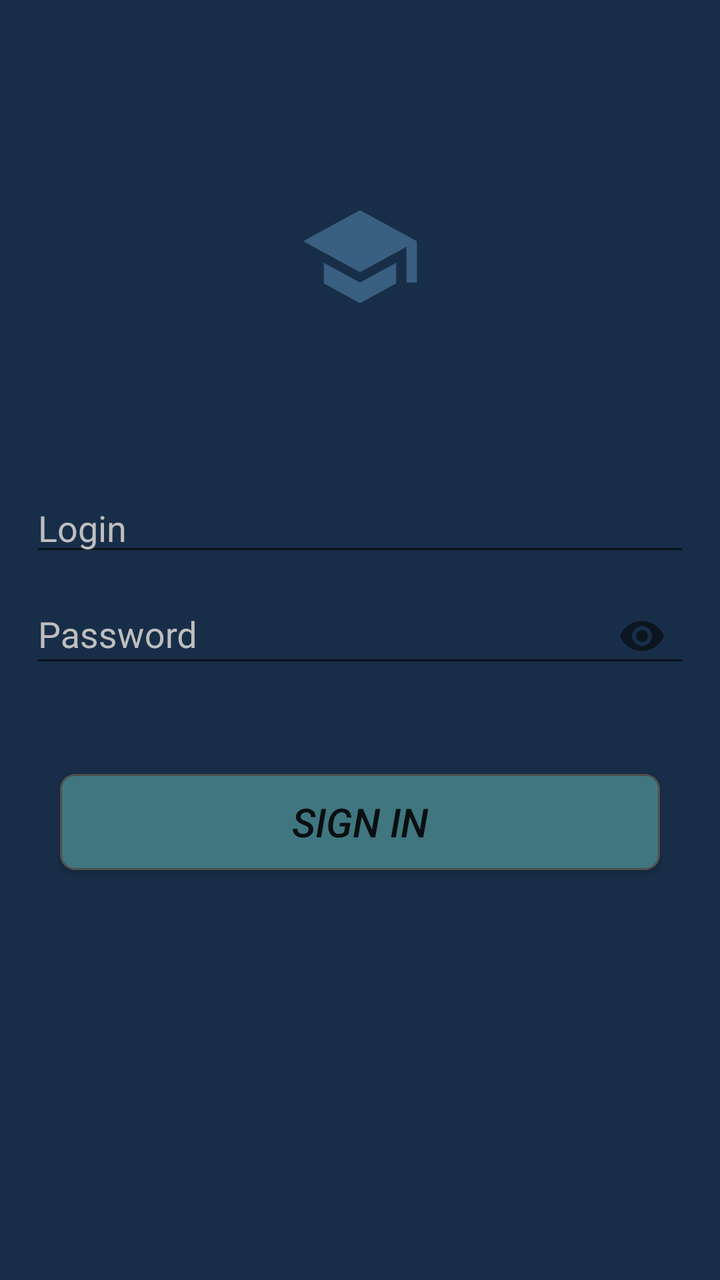
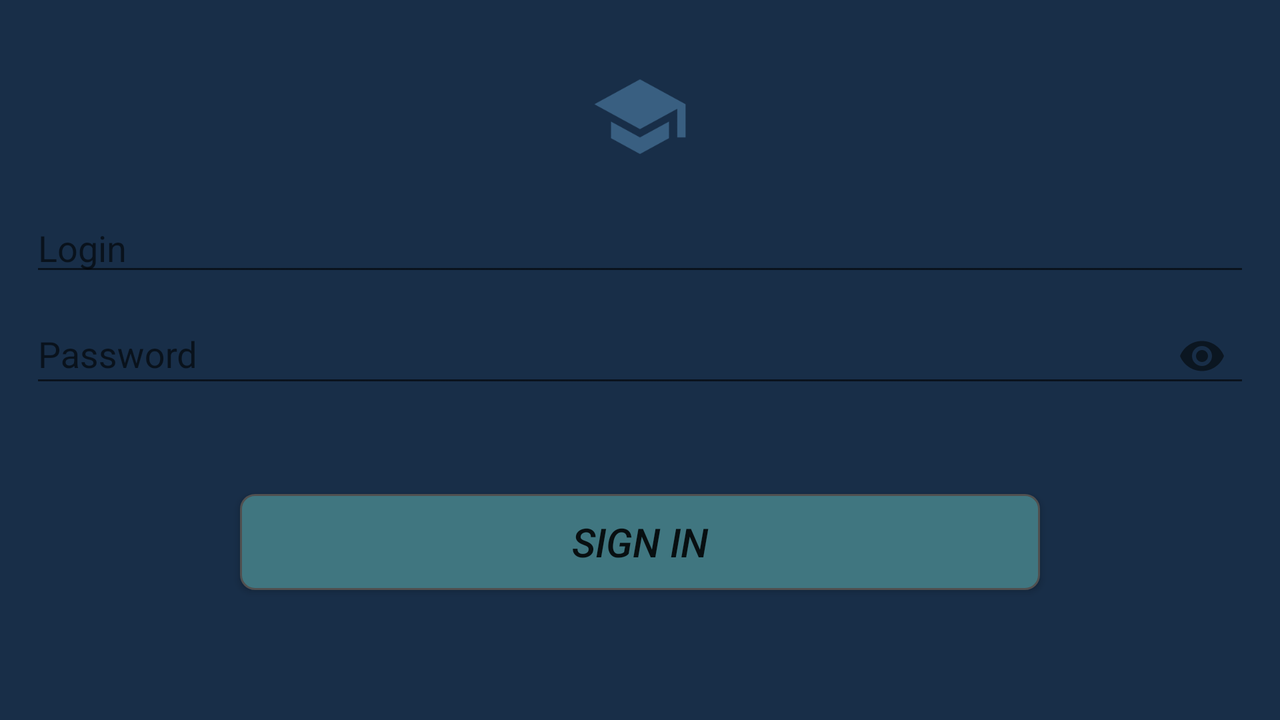

First picture: res/layout/ on a phone held upright. Second picture: the repository's own variant of that layout, on a device whose configuration matches the variant's folder. Source for both follows.
<!-- AndroidManifest.xml: application theme AppTheme -->
<!-- res/layout/activity_login_teacher.xml -->
<?xml version="1.0" encoding="utf-8"?>
<RelativeLayout
    xmlns:android="http://schemas.android.com/apk/res/android"
    android:layout_width="match_parent"
    android:layout_height="match_parent"
    xmlns:app="http://schemas.android.com/apk/res-auto"
    android:orientation="vertical"
    android:background="#182e48">

    <RelativeLayout
        android:layout_width="match_parent"
        android:layout_height="match_parent"
        android:layout_margin="@dimen/bottomMargin">

        <RelativeLayout
            android:layout_width="match_parent"
            android:layout_height="match_parent"
            android:layout_above="@+id/login">

            <ImageView
                android:id="@+id/logo"
                android:layout_width="wrap_content"
                android:layout_height="wrap_content"
                android:layout_centerInParent="true"
                android:src="@drawable/logo_drawable_advanced"
                android:contentDescription="@string/todo"/>

        </RelativeLayout>

        <EditText
            android:id="@+id/login"
            android:layout_width="match_parent"
            android:layout_height="wrap_content"
            android:layout_above="@id/passwordContainrt_LA"
            android:hint="@string/login_text"
            android:textColorHint="#bebebe"
            android:textColor="@android:color/white"
            android:inputType="text"
            android:gravity="start"/>

        <android.support.design.widget.TextInputLayout
            android:id="@+id/passwordContainrt_LA"
            android:layout_width="match_parent"
            android:layout_height="wrap_content"
            android:layout_centerInParent="true"
            android:gravity="center"
            android:textColorHint="#bebebe"
            android:layout_marginBottom="@dimen/bottomMargin"
            app:passwordToggleEnabled="true">

            <android.support.design.widget.TextInputEditText
                android:id="@+id/password"
                android:layout_width="match_parent"
                android:layout_height="wrap_content"
                android:layout_marginBottom="@dimen/bottomMargin"
                android:inputType="textPassword"
                android:hint="@string/password_text"
                android:textColorHint="#bebebe"
                android:textColor="@android:color/white"
                android:gravity="start"/>

        </android.support.design.widget.TextInputLayout>

        <Button
            android:id="@+id/loginButton"
            android:layout_width="match_parent"
            android:layout_height="wrap_content"
            android:layout_margin="@dimen/bottomMargin"
            android:layout_below="@id/passwordContainrt_LA"
            android:text="@string/login_button_text"
            android:textSize="@dimen/textSize"
            android:textStyle="italic"
            android:foreground="@drawable/ripple_effect"
            android:background="@drawable/button_shape_standard_new"/>

        <ProgressBar
            android:id="@+id/progressBar"
            android:layout_width="match_parent"
            android:layout_height="wrap_content"
            android:layout_centerInParent="true"
            android:visibility="gone"/>

    </RelativeLayout>

</RelativeLayout>
<!-- resources referenced by this layout -->
<resources>
  <dimen name="bottomMargin">15dp</dimen>
  <dimen name="textSize">20sp</dimen>
  <!-- drawable button_shape_standard_new (drawable) -->
  <?xml version="1.0" encoding="utf-8"?>
  <shape
      xmlns:android="http://schemas.android.com/apk/res/android">
  
      <stroke
          android:width="1dp"
          android:color="#505050"/>
  
      <corners
          android:radius="7dp"/>
  
      <padding
          android:left="1dp"
          android:right="1dp"
          android:top="1dp"
          android:bottom="1dp"/>
  
      <solid android:color="@color/colorMainNewDark"/>
  
  </shape>
  <!-- drawable logo_drawable_advanced (drawable) -->
  <?xml version="1.0" encoding="utf-8"?>
  <layer-list xmlns:android="http://schemas.android.com/apk/res/android">
      <item android:drawable="@mipmap/ic_launcher_foreground_advanced"/>
  </layer-list>
  <!-- drawable ripple_effect (drawable) -->
  <?xml version="1.0" encoding="utf-8"?>
  <selector xmlns:android="http://schemas.android.com/apk/res/android">
  
      <item android:state_pressed="true">
  
          <shape
              android:shape="rectangle">
  
              <solid android:color="@color/colorRipple"/>
          </shape>
      </item>
  
      <item>
          <shape
              android:shape="rectangle">
  
              <solid android:color="@color/colorMain"/>
          </shape>
      </item>
  
  </selector>
  <string name="login_button_text">Sign In</string>
  <string name="login_text">Login</string>
  <string name="password_text">Password</string>
  <string name="todo">TODO</string>
  <!-- from res/values-v21/ -->
  <style name="AppTheme" parent="Theme.AppCompat.Light.DarkActionBar">
          
          <item name="colorPrimary">@color/colorPrimary</item>
          <item name="colorPrimaryDark">@color/colorPrimaryDark</item>
          <item name="colorAccent">@color/colorAccent</item>
          
          <item name="android:windowActivityTransitions">true</item>
      </style>
  <color name="colorMainNewDark">#407680</color>
  <color name="colorRipple">#ff8005</color>
  <color name="colorMain">#ffbe7e</color>
  <color name="colorPrimary">#ffa347</color>
  <color name="colorPrimaryDark">#b65b00</color>
  <color name="colorAccent">#ff7f00</color>
</resources>
<!-- res/layout-land/activity_login_teacher.xml (the repository's variant of the layout above) -->
<!-- drawn on the phone turned sideways -->
<?xml version="1.0" encoding="utf-8"?>
<RelativeLayout
    xmlns:android="http://schemas.android.com/apk/res/android"
    android:layout_width="match_parent"
    android:layout_height="match_parent"
    xmlns:app="http://schemas.android.com/apk/res-auto"
    android:orientation="vertical"
    android:background="#182e48">

    <RelativeLayout
        android:layout_width="match_parent"
        android:layout_height="match_parent"
        android:layout_margin="@dimen/bottomMargin">

        <RelativeLayout
            android:layout_width="match_parent"
            android:layout_height="match_parent"
            android:layout_above="@+id/login">

            <ImageView
                android:id="@+id/logo"
                android:layout_width="wrap_content"
                android:layout_height="wrap_content"
                android:layout_centerInParent="true"
                android:src="@drawable/logo_drawable_advanced"
                android:contentDescription="@string/todo"/>

        </RelativeLayout>

        <EditText
            android:id="@+id/login"
            android:layout_width="match_parent"
            android:layout_height="wrap_content"
            android:layout_above="@id/passwordContainrt_LA"
            android:hint="@string/login_text"
            android:inputType="text"
            android:gravity="start"/>

        <android.support.design.widget.TextInputLayout
            android:id="@+id/passwordContainrt_LA"
            android:layout_width="match_parent"
            android:layout_height="wrap_content"
            android:layout_centerInParent="true"
            android:gravity="center"
            android:layout_marginBottom="@dimen/bottomMargin"
            app:passwordToggleEnabled="true">

            <android.support.design.widget.TextInputEditText
                android:id="@+id/password"
                android:layout_width="match_parent"
                android:layout_height="wrap_content"
                android:layout_marginBottom="@dimen/bottomMargin"
                android:inputType="textPassword"
                android:hint="@string/password_text"
                android:gravity="start"/>

        </android.support.design.widget.TextInputLayout>

        <Button
            android:id="@+id/loginButton"
            android:layout_width="400dp"
            android:layout_height="wrap_content"
            android:layout_centerHorizontal="true"
            android:layout_margin="@dimen/bottomMargin"
            android:layout_below="@id/passwordContainrt_LA"
            android:text="@string/login_button_text"
            android:textSize="@dimen/textSize"
            android:textStyle="italic"
            android:foreground="@drawable/ripple_effect"
            android:background="@drawable/button_shape_standard_new"/>

        <ProgressBar
            android:id="@+id/progressBar"
            android:layout_width="match_parent"
            android:layout_height="wrap_content"
            android:layout_centerInParent="true"
            android:visibility="gone"/>

    </RelativeLayout>

</RelativeLayout>
